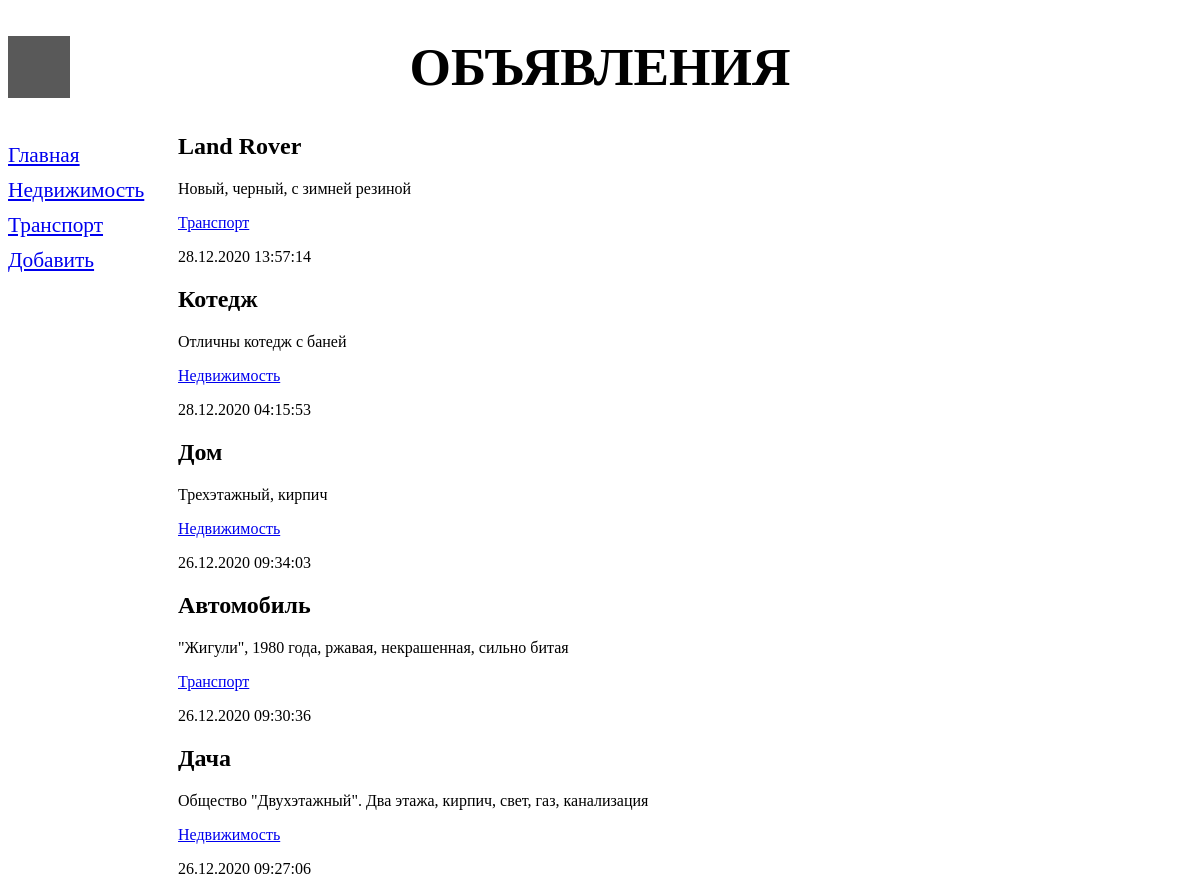
/bboard/, run on the app's committed database.
### bboard/models.py (models this page shows, shortened)
class Rubric(models.Model):
    name = models.CharField(max_length=20, db_index=True, verbose_name='Название')
    class Meta:
        verbose_name_plural = 'Рубрики'
        verbose_name = 'Рубрика'
        ordering = ['name']

class Bb(models.Model):
    title = models.CharField(max_length=50, verbose_name='Товар')
    content = models.TextField(null=True, blank=True, verbose_name='Описание')
    price = models.FloatField(null=True, blank=True, verbose_name='Цена')
    published = models.DateTimeField(auto_now_add=True, db_index=True, verbose_name='Опубликовано')
    rubric = models.ForeignKey('Rubric', null=True, on_delete=models.PROTECT, verbose_name='Рубрика')
    class Meta:
        verbose_name_plural = 'Объявления'
        verbose_name = 'Объявление'
        ordering = ['-published']

### bboard/views.py (the view)
# urls.py: path('', index, name='index'),
def index(request):
    bbs = Bb.objects.all()
    rubrics = Rubric.objects.all()
    context = {'bbs': bbs, 'rubrics': rubrics}
    return render(request, 'bboard/index.html', context)

### bboard/templates/bboard/index.html
{% extends "bboard/layout/basic.html" %}
{% block content %}
{% for bb in bbs %}
<div class="b">
    <h2> {{ bb.title }}</h2>
    <p>{{ bb.content }}</p>
    <p><a href="/bboard/{{ bb.rubric.pk }}/"> {{bb.rubric.name}}</a> </p>
    <p>{{ bb.published|date:"d.m.Y H:i:s" }}</p>
</div>
{% endfor %}
{% endblock %}

### bboard/templates/bboard/layout/basic.html (shortened to what this page needs)
{% load static %}
<!DOCTYPE html>
<html lang="en">
<head>
    <link rel="stylesheet" type="text/css" href="{% static 'bboard/style.css' %}">
</head>
<body>
    <header>
        <h1>Объявления</h1>
    </header>
    <nav>
        <a href="{% url 'index' %}">Главная</a>
        {% for rubric in rubrics %}
        <a href="{% url 'by_rubric' rubric.pk %}">{{ rubric.name }}</a>
        {% endfor %}
        <a href="{% url 'add' %}">Добавить</a>
    </nav>
    <section>
        {% block content %}
        {% endblock %}
    </section>
</body>
</html>

### bboard/static/bboard/style.css (style rules this page uses)
header h1 { font-size: 40pt; text-transform: uppercase; text-align: center; background: url("bg.png") left / auto 100% no-repeat; }
nav { font-size: 16pt; width: 150px; float: left; }
nav a { display: block; margin: 10px 0; }
section { margin-left: 170px; }

### data on the page
Rubric: name "Недвижимость"
Rubric: name "Транспорт"
Bb: title "Land Rover", content "Новый, черный, с зимней резиной", rubric.name "Транспорт", published "28.12.2020 13:57:14"
Bb: title "Котедж", content "Отличны котедж с баней", rubric.name "Недвижимость", published "28.12.2020 04:15:53"
Bb: title "Дом", content "Трехэтажный, кирпич", rubric.name "Недвижимость", published "26.12.2020 09:34:03"
Bb: title "Автомобиль", content "\"Жигули\", 1980 года, ржавая, некрашенная, сильно битая", rubric.name "Транспорт", published "26.12.2020 09:30:36"
Bb: title "Дача", content "Общество \"Двухэтажный\". Два этажа, кирпич, свет, газ, канализация", rubric.name "Недвижимость", published "26.12.2020 09:27:06"
